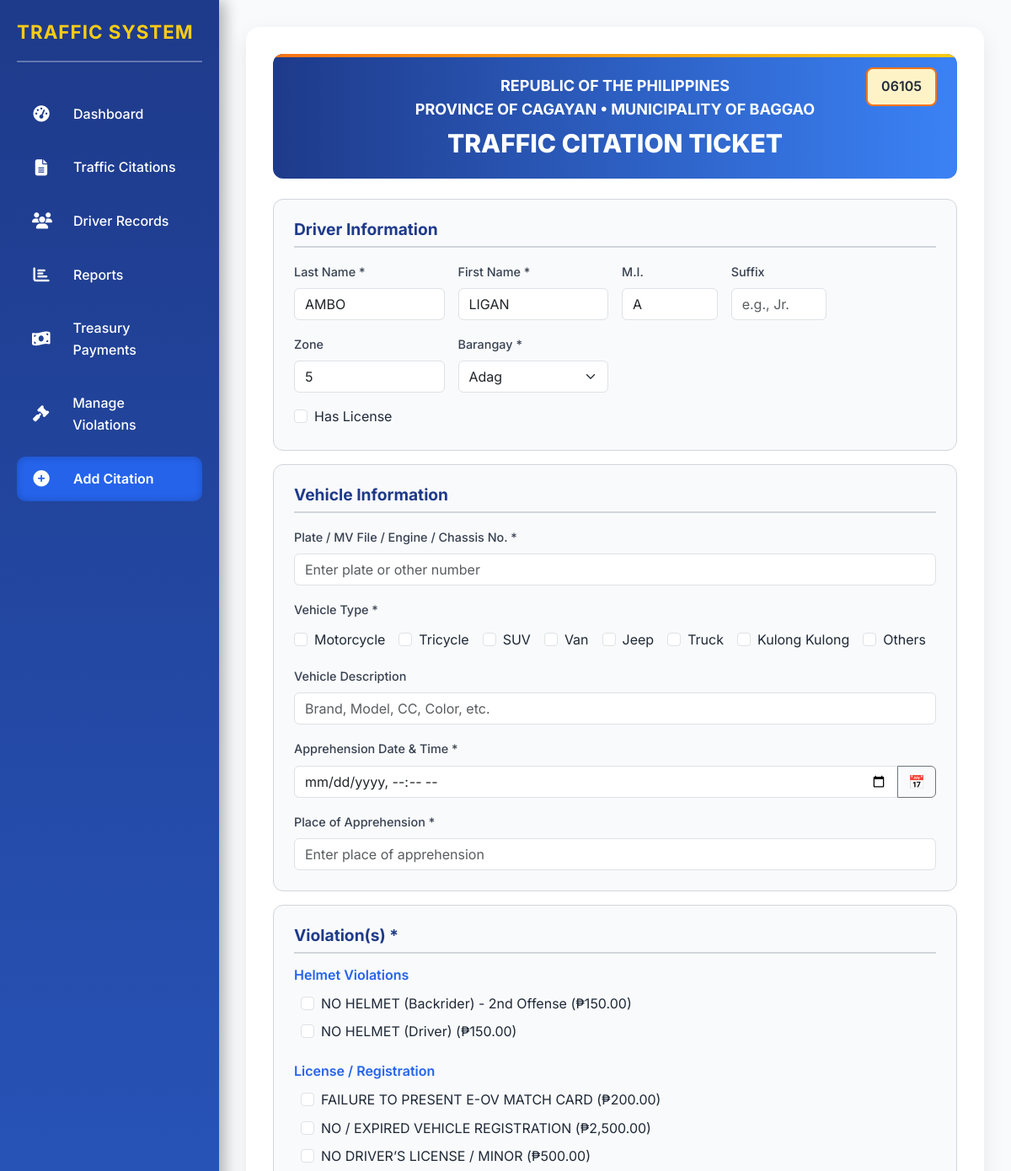
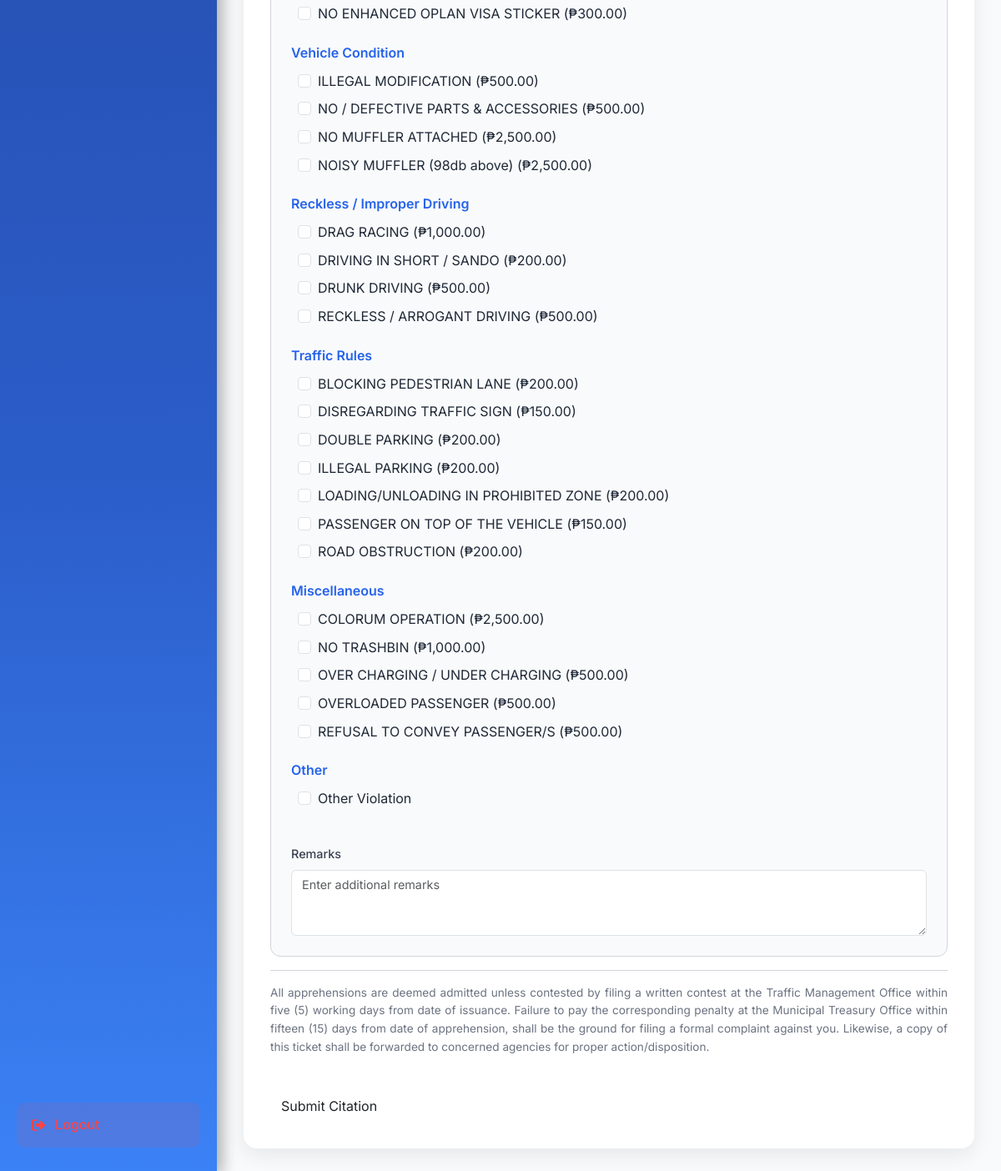
Page /index.php?driver_id=38628 on the committed database (2 pictures, top to bottom).
### tables this page shows
CREATE TABLE `citations` (
  `citation_id` int(11) NOT NULL,
  `ticket_number` varchar(20) NOT NULL,
  `driver_id` int(11) DEFAULT NULL,
  `vehicle_id` int(11) DEFAULT NULL,
  `apprehension_datetime` datetime DEFAULT NULL,
  `place_of_apprehension` varchar(255) DEFAULT NULL,
  `is_archived` tinyint(1) DEFAULT 0,
  `payment_status` enum('Unpaid','Paid') NOT NULL DEFAULT 'Unpaid',
  `payment_date` datetime DEFAULT NULL,
  `payment_amount` decimal(10,2) DEFAULT NULL
);

CREATE TABLE `drivers` (
  `driver_id` int(11) NOT NULL,
  `last_name` varchar(50) NOT NULL,
  `first_name` varchar(50) NOT NULL,
  `middle_initial` varchar(5) DEFAULT NULL,
  `suffix` varchar(10) DEFAULT NULL,
  `zone` varchar(50) DEFAULT NULL,
  `barangay` varchar(100) DEFAULT NULL,
  `municipality` varchar(100) DEFAULT 'Baggao',
  `province` varchar(100) DEFAULT 'Cagayan',
  `license_number` varchar(20) DEFAULT NULL,
  `license_type` enum('Non-Professional','Professional') DEFAULT NULL
);

CREATE TABLE `violation_types` (
  `violation_type_id` int(11) NOT NULL,
  `violation_type` varchar(100) NOT NULL,
  `fine_amount_1` decimal(10,2) NOT NULL DEFAULT 0.00,
  `fine_amount_2` decimal(10,2) NOT NULL DEFAULT 0.00,
  `fine_amount_3` decimal(10,2) NOT NULL DEFAULT 0.00
);

### index.php (the view, shortened to what this page needs)
<?php
try {
    $conn = new PDO("mysql:host=" . DB_HOST . ";dbname=" . DB_NAME, DB_USER, DB_PASS);
    $conn->setAttribute(PDO::ATTR_ERRMODE, PDO::ERRMODE_EXCEPTION);
    $stmt = $conn->query("SELECT ticket_number FROM citations ORDER BY CAST(ticket_number AS UNSIGNED) DESC LIMIT 1");
    $row = $stmt->fetch(PDO::FETCH_ASSOC);
    if ($row && !empty($row['ticket_number'])) {
        $max_ticket = (int)preg_replace('/[^0-9]/', '', $row['ticket_number']);
    } else {
        $max_ticket = 6100;
    }
    $next_ticket = sprintf("%05d", $max_ticket + 1);
    $driver_data = [];
    $offense_counts = [];
    if (isset($_GET['driver_id'])) {
        $driver_id = (int)$_GET['driver_id'];
        $stmt = $conn->prepare("SELECT * FROM drivers WHERE driver_id = :driver_id");
        $stmt->execute([':driver_id' => $driver_id]);
        $driver_data = $stmt->fetch(PDO::FETCH_ASSOC);
        $stmt = $conn->prepare("
            SELECT vt.violation_type, MAX(v.offense_count) AS offense_count
            FROM violations v
            JOIN violation_types vt ON v.violation_type = vt.violation_type
            WHERE v.driver_id = :driver_id
            GROUP BY vt.violation_type
        ");
        $stmt->execute([':driver_id' => $driver_id]);
        $offense_counts = $stmt->fetchAll(PDO::FETCH_KEY_PAIR);
    }
    if (!isset($_SESSION['violation_types'])) {
        $stmt = $conn->query("SELECT violation_type_id, violation_type, fine_amount_1, fine_amount_2, fine_amount_3 FROM violation_types ORDER BY violation_type");
        $_SESSION['violation_types'] = $stmt->fetchAll(PDO::FETCH_ASSOC);
    }
    $violation_types = $_SESSION['violation_types'];
} catch (PDOException $e) {
    $next_ticket = "06101";
    $driver_data = [];
    $violation_types = [];
    error_log("PDOException in index.php: " . $e->getMessage());
}
?>
<!DOCTYPE html>
<html lang="en">
<head>
    <link href="https://cdn.jsdelivr.net/npm/bootstrap@5.3.3/dist/css/bootstrap.min.css" rel="stylesheet">
    <link href="https://cdn.jsdelivr.net/npm/tailwindcss@2.2.19/dist/tailwind.min.css" rel="stylesheet">
    <link rel="stylesheet" href="https://cdnjs.cloudflare.com/ajax/libs/font-awesome/6.4.2/css/all.min.css">
</head>
<body>
    <div class="sidebar" id="sidebar">
        <div class="sidebar-header">
            <h3 class="text-lg font-semibold">Menu</h3>
        </div>
        <?php include 'sidebar.php'; ?>
    </div>
    <div class="content">
        <form id="citationForm" action="insert_citation.php" method="POST">
            <div class="ticket-container position-relative">
                <div class="header">
                    <h4 class="font-bold text-lg">REPUBLIC OF THE PHILIPPINES</h4>
                    <h4 class="font-bold text-lg">PROVINCE OF CAGAYAN • MUNICIPALITY OF BAGGAO</h4>
                    <h1 class="font-extrabold text-3xl mt-2">TRAFFIC CITATION TICKET</h1>
                    <div class="ticket-number"><?php echo htmlspecialchars($next_ticket); ?></div>
                </div>
                <div class="section">
                    <h5>Driver Information</h5>
                    <div class="row g-3">
                        <div class="col-md-3">
                            <label class="form-label">Last Name *</label>
                            <input type="text" name="last_name" class="form-control" placeholder="Enter last name" value="<?php echo htmlspecialchars($driver_data['last_name'] ?? ''); ?>" required>
                        </div>
                        <div class="col-md-3">
                            <label class="form-label">First Name *</label>
                            <input type="text" name="first_name" class="form-control" placeholder="Enter first name" value="<?php echo htmlspecialchars($driver_data['first_name'] ?? ''); ?>" required>
                        </div>
                        <div class="col-md-2">
                            <label class="form-label">M.I.</label>
                            <input type="text" name="middle_initial" class="form-control" placeholder="M.I." value="<?php echo htmlspecialchars($driver_data['middle_initial'] ?? ''); ?>">
                        </div>
                        <div class="col-md-2">
                            <label class="form-label">Suffix</label>
                            <input type="text" name="suffix" class="form-control" placeholder="e.g., Jr." value="<?php echo htmlspecialchars($driver_data['suffix'] ?? ''); ?>">
                        </div>
                        <div class="col-md-3">
                            <label class="form-label">Zone</label>
                            <input type="text" name="zone" class="form-control" placeholder="Enter zone" value="<?php echo htmlspecialchars($driver_data['zone'] ?? ''); ?>">
                        </div>
                        <div class="col-md-3">
                            <label class="form-label">Barangay *</label>
                            <select name="barangay" class="form-select" id="barangaySelect" required>
                                <option value="Adag" <?php echo (isset($driver_data['barangay']) && $driver_data['barangay'] == 'Adag') ? 'selected' : ''; ?>>Adag</option>
                            </select>
                        </div>
                        <div class="col-12">
                            <div class="form-check">
                                <input type="checkbox" class="form-check-input" name="has_license" id="hasLicense" <?php echo (isset($driver_data['license_number']) && !empty($driver_data['license_number'])) ? 'checked' : ''; ?>>
                                <label class="form-check-label" for="hasLicense">Has License</label>
                            </div>
                        </div>
                    </div>
                </div>
                <div class="section">
                    <h5>Vehicle Information</h5>
                    <div class="row g-3">
                        <div class="col-12">
                            <label class="form-label">Plate / MV File / Engine / Chassis No. *</label>
                            <input type="text" name="plate_mv_engine_chassis_no" class="form-control" placeholder="Enter plate or other number" required>
                        </div>
                        <div class="col-12">
                            <label class="form-label">Vehicle Type *</label>
                            <div class="d-flex flex-wrap gap-3 mt-1">
                                <div class="form-check">
                                    <input type="checkbox" class="form-check-input" name="motorcycle" id="motorcycle">
                                    <label class="form-check-label" for="motorcycle">Motorcycle</label>
                                </div>
                                <div class="form-check">
                                    <input type="checkbox" class="form-check-input" name="tricycle" id="tricycle">
                                    <label class="form-check-label" for="tricycle">Tricycle</label>
                                </div>
                                <div class="form-check">
                                    <input type="checkbox" class="form-check-input" name="suv" id="suv">
                                    <label class="form-check-label" for="suv">SUV</label>
                                </div>
                                <div class="form-check">
                                    <input type="checkbox" class="form-check-input" name="van" id="van">
                                    <label class="form-check-label" for="van">Van</label>
                                </div>
                                <div class="form-check">
                                    <input type="checkbox" class="form-check-input" name="jeep" id="jeep">
                                    <label class="form-check-label" for="jeep">Jeep</label>
                                </div>
                                <div class="form-check">
                                    <input type="checkbox" class="form-check-input" name="truck" id="truck">
                                    <label class="form-check-label" for="truck">Truck</label>
                                </div>
                                <div class="form-check">
                                    <input type="checkbox" class="form-check-input" name="kulong" id="kulong">
                                    <label class="form-check-label" for="kulong">Kulong Kulong</label>
                                </div>
                                <div class="form-check">
                                    <input type="checkbox" class="form-check-input" name="othersVehicle" id="othersVehicle">
                                    <label class="form-check-label" for="othersVehicle">Others</label>
                                </div>
                            </div>
                        </div>
                        <div class="col-12">
                            <label class="form-label">Vehicle Description</label>
                            <input type="text" name="vehicle_description" class="form-control" placeholder="Brand, Model, CC, Color, etc.">
                        </div>
                        <div class="col-12">
                            <label class="form-label">Apprehension Date & Time *</label>
                            <div class="input-group">
                                <input type="datetime-local" name="apprehension_datetime" class="form-control" id="apprehensionDateTime" required>
                                <button class="btn btn-outline-secondary btn-custom" type="button" id="toggleDateTime" title="Set/Clear">📅</button>
                            </div>
                        </div>
                        <div class="col-12">
                            <label class="form-label">Place of Apprehension *</label>
                            <input type="text" name="place_of_apprehension" class="form-control" placeholder="Enter place of apprehension" required>
                        </div>
                    </div>
                </div>
                <div class="section">
                    <h5 class="text-red-600">Violation(s) *</h5>
                    <div class="row violation-list">
                        <div class="col-md-12">
                            <?php
                            $categories = [
                                'Helmet Violations' => ['NO HELMET (Driver)', 'NO HELMET (Backrider)'],
                                'License / Registration' => ['NO DRIVER’S LICENSE / MINOR', 'NO / EXPIRED VEHICLE REGISTRATION', 'NO ENHANCED OPLAN VISA STICKER', 'FAILURE TO PRESENT E-OV MATCH CARD'],
                                'Vehicle Condition' => ['NO / DEFECTIVE PARTS & ACCESSORIES', 'NOISY MUFFLER (98db above)', 'NO MUFFLER ATTACHED', 'ILLEGAL MODIFICATION'],
                                'Reckless / Improper Driving' => ['RECKLESS / ARROGANT DRIVING', 'DRAG RACING', 'DRUNK DRIVING', 'DRIVING IN SHORT / SANDO'],
                                'Traffic Rules' => ['DISREGARDING TRAFFIC SIGN', 'PASSENGER ON TOP OF THE VEHICLE', 'ILLEGAL PARKING', 'ROAD OBSTRUCTION', 'BLOCKING PEDESTRIAN LANE', 'LOADING/UNLOADING IN PROHIBITED ZONE', 'DOUBLE PARKING'],
                                'Miscellaneous' => ['COLORUM OPERATION', 'NO TRASHBIN', 'OVERLOADED PASSENGER', 'OVER CHARGING / UNDER CHARGING', 'REFUSAL TO CONVEY PASSENGER/S']
                            ];
                            foreach ($categories as $category => $category_violations) {
                                echo "<div class='violation-category'><h6>$category</h6>";
                                foreach ($violation_types as $v) {
                                    if (in_array($v['violation_type'], $category_violations)) {
                                        $offense_count = isset($offense_counts[$v['violation_type']]) ? (int)$offense_counts[$v['violation_type']] + 1 : 1;
                                        $label = $v['violation_type'] . ($offense_count > 1 ? " - {$offense_count}" . ($offense_count == 2 ? "nd" : ($offense_count == 3 ? "rd" : "th")) . " Offense" : "") . " (₱" . number_format($v["fine_amount_$offense_count"], 2) . ")";
                                        $key = htmlspecialchars(strtolower(str_replace([' ', '/', '(', ')'], '', $v['violation_type'])));
                                        echo "<div class='form-check'><input type='checkbox' class='form-check-input' name='violations[]' value='" . htmlspecialchars($v['violation_type']) . "' id='$key'><label class='form-check-label' for='$key'>" . htmlspecialchars($label) . "</label></div>";
                                    }
                                }
                                echo "</div>";
                            }
                            ?>
                            <div class="violation-category">
                                <h6>Other</h6>
                                <div class="form-check">
                                    <input type="checkbox" class="form-check-input" name="other_violation" id="other_violation">
                                    <label class="form-check-label" for="other_violation">Other Violation</label>
                                </div>
                            </div>
                        </div>
                        <div class="col-12 mt-3 remarks">
                            <label class="form-label">Remarks</label>
                            <textarea name="remarks" class="form-control" rows="3" placeholder="Enter additional remarks"></textarea>
                        </div>
                    </div>
                </div>
                <div class="footer">
                    <p>
                        All apprehensions are deemed admitted unless contested by filing a written contest at the Traffic Management Office within five (5) working days from date of issuance.
                        Failure to pay the corresponding penalty at the Municipal Treasury Office within fifteen (15) days from date of apprehension, shall be the ground for filing a formal complaint against you.
                        Likewise, a copy of this ticket shall be forwarded to concerned agencies for proper action/disposition.
                    </p>
                </div>
                <button type="submit" class="btn btn-custom mt-4">Submit Citation</button>
            </div>
        </form>
    </div>
</body>
</html>

### rows in the picture
citations: ticket_number "06105"
drivers: last_name "AMBO", first_name "LIGAN", middle_initial "A", zone "5"
violation_types: label "NO HELMET (Backrider) - 2nd Offense (₱150.00)"
violation_types: label "NO HELMET (Driver) (₱150.00)"
violation_types: label "FAILURE TO PRESENT E-OV MATCH CARD (₱200.00)"
violation_types: label "NO / EXPIRED VEHICLE REGISTRATION (₱2,500.00)"
violation_types: label "NO DRIVER’S LICENSE / MINOR (₱500.00)"
violation_types: label "NO ENHANCED OPLAN VISA STICKER (₱300.00)"
violation_types: label "ILLEGAL MODIFICATION (₱500.00)"
violation_types: label "NO / DEFECTIVE PARTS & ACCESSORIES (₱500.00)"
violation_types: label "NO MUFFLER ATTACHED (₱2,500.00)"
violation_types: label "NOISY MUFFLER (98db above) (₱2,500.00)"
violation_types: label "DRAG RACING (₱1,000.00)"
violation_types: label "DRIVING IN SHORT / SANDO (₱200.00)"
violation_types: label "DRUNK DRIVING (₱500.00)"
violation_types: label "RECKLESS / ARROGANT DRIVING (₱500.00)"
violation_types: label "BLOCKING PEDESTRIAN LANE (₱200.00)"
violation_types: label "DISREGARDING TRAFFIC SIGN (₱150.00)"
violation_types: label "DOUBLE PARKING (₱200.00)"
violation_types: label "ILLEGAL PARKING (₱200.00)"
violation_types: label "LOADING/UNLOADING IN PROHIBITED ZONE (₱200.00)"
violation_types: label "PASSENGER ON TOP OF THE VEHICLE (₱150.00)"
violation_types: label "ROAD OBSTRUCTION (₱200.00)"
violation_types: label "COLORUM OPERATION (₱2,500.00)"
violation_types: label "NO TRASHBIN (₱1,000.00)"
violation_types: label "OVER CHARGING / UNDER CHARGING (₱500.00)"
violation_types: label "OVERLOADED PASSENGER (₱500.00)"
violation_types: label "REFUSAL TO CONVEY PASSENGER/S (₱500.00)"

### other values in the picture
$category "Helmet Violations"
$category "License / Registration"
$category "Vehicle Condition"
$category "Reckless / Improper Driving"
$category "Traffic Rules"
$category "Miscellaneous"
